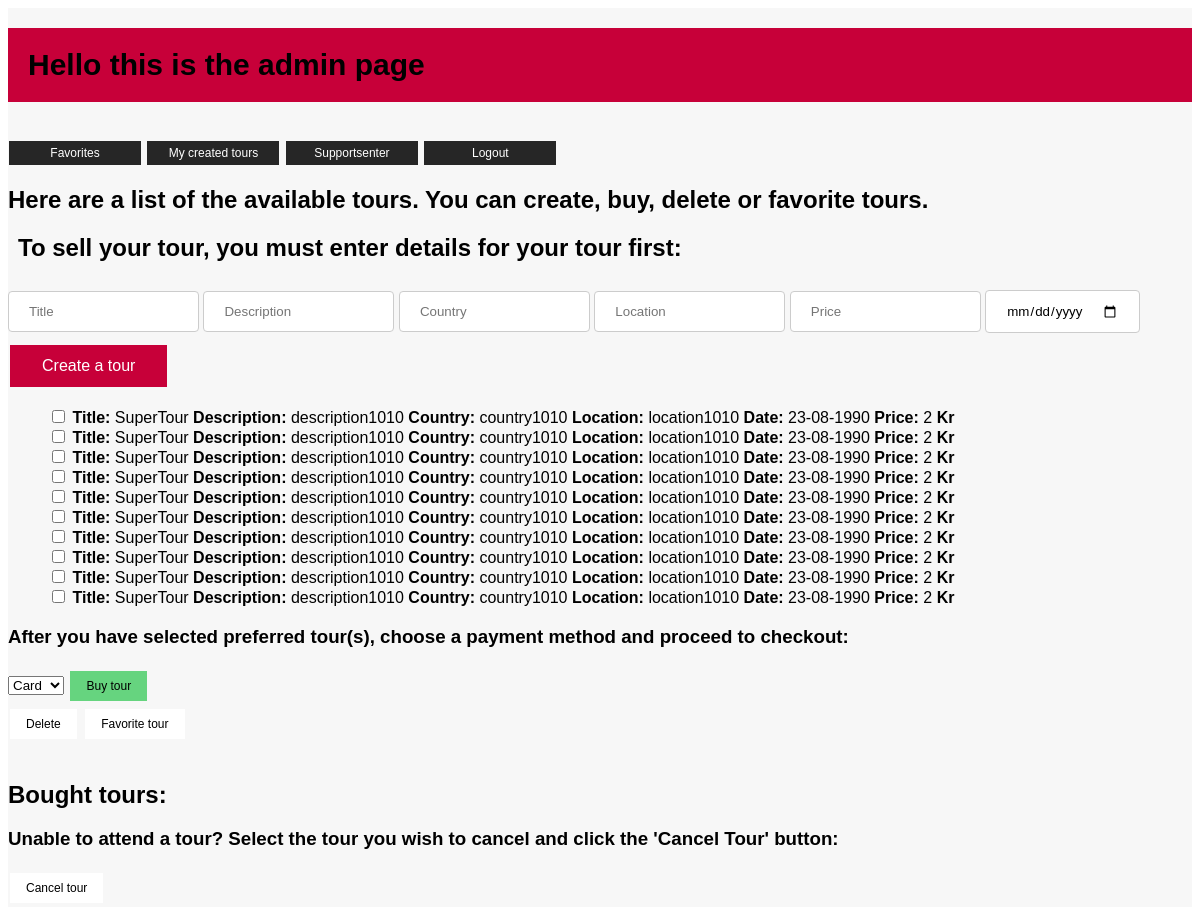
The page /adminpage on the database its author committed.
### tables this page shows
CREATE TABLE Tour(
                ID INTEGER PRIMARY KEY AUTOINCREMENT,
                Title TEXT,
                Description TEXT,
                Country TEXT,
                Location TEXT,
                Date DATETIME,
                Price DECIMAL(10, 2),
                CreatedBy 
    );

### app.py (the view)
@application.route('/adminpage')
def adminpage():
    global global_user_id
    list_tours = get_list_tours()
    list_of_bought_tours = get_list_of_user_bought_tours(global_user_id)
    list_of_users = get_user_list()
    is_admin = get_user_online_is_admin()
    logging("went to admin page")
    return render_template('/adminpage.html', is_admin=is_admin, list_of_tours=list_tours, list_of_bought_tours=list_of_bought_tours, users=list_of_users)

### backend/autentication/admin.py (called while the page is built)
def logging(action):
    timestamp = datetime.now()
    name = get_user_online()
    namestamp = f'{timestamp:Date: %d.%m.%y Time: %H:%M} User: {name} {action} '
    with open(path, 'a') as file:
        print(namestamp, file=file)

### backend/autentication/login.py (called while the page is built)
def get_user_online():
    pathing = os.path.dirname(__file__) + "/user_online.json"
    try:
        with open(pathing, 'r') as file:
            data = json.load(file)
            return data.get('user_online', '')
    except FileNotFoundError:
        return r'user_online.json File Not Found'

def get_user_online_is_admin():
    admin_check = get_user_online()
    if admin_get(admin_check):
        return True
    else:
        return False

### backend/database/Tour.py (called while the page is built)
def list_tours():
    db = sqlite3.connect(pathing)
    cursor = db.cursor()
    cursor.execute("SELECT * from Tour")
    list = cursor.fetchall()
    return list

def get_user_list():
    db = sqlite3.connect(pathing)
    cursor = db.cursor()
    cursor.execute("SELECT ID, Username FROM User")
    users = cursor.fetchall()
    return users

### backend/database/Tour_advanced.py (called while the page is built)
def list_of_user_bought_tours(global_id):
    db = sqlite3.connect(pathing)
    cursor = db.cursor()
    cursor.execute('''SELECT TourBooked.ID, Tour.Title, Tour.Description, Tour.Country, Tour.Location, Tour.Date, Tour.Price
        FROM Tour
        INNER JOIN TourBooked on Tour.ID = TourBooked.Tour_ID
        WHERE TourBooked.User_ID = ?
        ORDER BY Tour.Title''', (global_id,))
    list_of_bought_tours = cursor.fetchall()
    db.close()
    return list_of_bought_tours

### backend/database/user.py (called while the page is built)
def admin_get(Username):
    con = sqlite3.connect(pathing)
    cur = con.cursor()
    try:
        con = sqlite3.connect(pathing)
        cur = con.cursor()
        cur.execute("SELECT Admin FROM User WHERE Username = ?", (Username,))
        admin = cur.fetchone()
        return admin[0]
    except:
        print("FEIL I ADMIN_GET")

### backend/handler/tour_handler.py (called while the page is built)
def get_list_tours():
    return list_tours()

def get_list_of_user_bought_tours(global_id):
    return list_of_user_bought_tours(global_id)

### frontend/templates/adminpage.html (shortened to what this page needs)
<!DOCTYPE html>
<html lang="en">
<head>
    <link rel="stylesheet" type="text/css" href="{{ url_for('static', filename='css/adminpage.css') }}">
</head>
<body>
<div id="grid">
    <div id="colored_body">
    <h1 id="intro">Hello this is the admin page</h1><br>
    <a href="{{ url_for('favorites') }}" class="top_links_styling">Favorites</a>
    <a href="{{ url_for('my_created_tours') }}" class="top_links_styling">My created tours</a>
    <a href="{{ url_for('support_senter') }}" class="top_links_styling">Supportsenter</a>
    <a href="{{ url_for('index') }}" class="top_links_styling">Logout</a>
    <h2>Here are a list of the available tours. You can create, buy, delete or favorite tours.</h2>
    <h2 id="instruction">To sell your tour, you must enter details for your tour first:</h2>
    <form action="/admin_create_a_tour" method="POST" id="form_create_tour_input">
        <input type="text" name="Title" placeholder="Title" class="input_styling">
        <input type="text" name="Description" placeholder="Description" class="input_styling">
        <input type="text" name="Country" placeholder="Country" class="input_styling">
        <input type="text" name="Location" placeholder="Location" class="input_styling">
        <input type="price" name="Price" placeholder="Price" class="input_styling">
        <input type="date" name="Date" class="input_styling">
        <button type="submit" class="tour_button_styling">Create a tour</button>
    </form>
    <form action="/admin_checkbox_tour" method="POST" id="available_tours">
        <ul>
            {% for tour in list_of_tours %}
            <li>
                <input type="checkbox" name="checkbox_row" value="{{ tour[0] }}">
                <strong>Title:</strong> {{ tour[1] }}
                <strong>Description:</strong> {{ tour[2] }}
                <strong>Country:</strong> {{ tour[3] }}
                <strong>Location:</strong> {{ tour[4] }}
                <strong>Date:</strong> {{ tour[5] }}
                <strong>Price:</strong> {{ tour[6] }} <strong>Kr</strong>
            </li>
            {% endfor %}
        </ul>
        <h3>After you have selected preferred tour(s), choose a payment method and proceed to checkout:</h3>
        <select id="dropdown">
            <option value="valg1">Card</option>
        </select>
        <button type="submit" name="handle_action" value="buy" class="checkbox_buy_button_styling">Buy tour</button><br>
        <button type="submit" name="handle_action" value="delete" class="checkbox_button_styling">Delete</button>
        <button type="submit" name="handle_action" value="favorite" class="checkbox_button_styling">Favorite tour</button>
    </form> <br>
    <h2>Bought tours:</h2>
    <form action="/admin_remove_bought_tour" method="POST" id="bought_tours">
        <h3>Unable to attend a tour? Select the tour you wish to cancel and click the 'Cancel Tour' button:</h3>
        <button type="submit" name="handle_action" value="delete" class="checkbox_button_styling">Cancel tour</button>
    </form>
    </div>
</div>
</body>
</html>

### static/css/adminpage.css (style rules this page uses)
* { font-family: "Gill Sans", sans-serif; }
#grid { display: grid; grid-template-columns: 1fr 1fr 1fr 1fr 1fr grid-template-rows: 1fr 1fr 1fr 1fr 1fr 1fr }
#intro { font-decoration: none; font-size: 30px; font-weight: 900; grid-column: 2/4; grid-row: 1/2; background-color: #C70039; padding: 20px; }
#instruction { font-decoration: none; grid-column: 2/5; grid-row: 1/2; padding-left: 10px; }
#form_create_tour_input { grid-column: 2/4; grid-row: 2/3; }
.input_styling { padding: 12px 20px; margin: 8px 0; display: inline-block; border: 1px solid #ccc; border-radius: 4px; box-sizing: border-box; }
.tour_button_styling { background-color: #C70039; border: none; color: white; padding: 12px 32px; text-align: center; text-decoration: none; display: inline-block; font-size: 16px; margin: 4px 2px; cursor: pointer; }
.checkbox_button_styling { background-color: #ffffff; border: none; color: black; padding: 8px 16px; text-align: center; text-decoration: none; display: inline-block; font-size: 12px; margin: 4px 2px; cursor: pointer; }
.checkbox_buy_button_styling { background-color: #66d47f; border: none; color: black; padding: 8px 16px; text-align: center; text-decoration: none; display: inline-block; font-size: 12px; margin: 4px 2px; cursor: pointer; }
.top_links_styling { background-color: #262626; border: none; color: white; padding: 5px 16px; width: 100px; text-align: center; text-decoration: none; display: inline-block; font-size: 12px; margin: 1px 1px; cursor: pointer; }
#available_tours { grid-column: 2/4; grid-row: 3/4; }
#bought_tours { grid-column: 2/4; grid-row: 5/6; }
#colored_body { grid-column: 2/4; grid-row: 1/6; background-color: #F7F7F7; }
ul { list-style-type: none; }

### rows shown on the page
Tour: Title "SuperTour", Description "description1010", Country "country1010", Location "location1010", Date "23-08-1990", Price "2"
Tour: Title "SuperTour", Description "description1010", Country "country1010", Location "location1010", Date "23-08-1990", Price "2"
Tour: Title "SuperTour", Description "description1010", Country "country1010", Location "location1010", Date "23-08-1990", Price "2"
Tour: Title "SuperTour", Description "description1010", Country "country1010", Location "location1010", Date "23-08-1990", Price "2"
Tour: Title "SuperTour", Description "description1010", Country "country1010", Location "location1010", Date "23-08-1990", Price "2"
Tour: Title "SuperTour", Description "description1010", Country "country1010", Location "location1010", Date "23-08-1990", Price "2"
Tour: Title "SuperTour", Description "description1010", Country "country1010", Location "location1010", Date "23-08-1990", Price "2"
Tour: Title "SuperTour", Description "description1010", Country "country1010", Location "location1010", Date "23-08-1990", Price "2"
Tour: Title "SuperTour", Description "description1010", Country "country1010", Location "location1010", Date "23-08-1990", Price "2"
Tour: Title "SuperTour", Description "description1010", Country "country1010", Location "location1010", Date "23-08-1990", Price "2"
